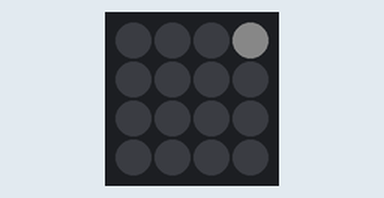
Recording of a program running on a simulated Raspberry Pi Pico running MicroPython. Parts: 4×4 RGB LED matrix (first LED top left, wired row by row). Dim RGB values are drawn brighter than linear; random numbers come from a fixed seed.

Above: at 0.01 s.
At 4.96 s:
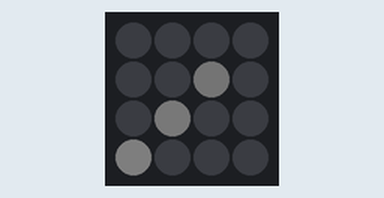
At 11.24 s:
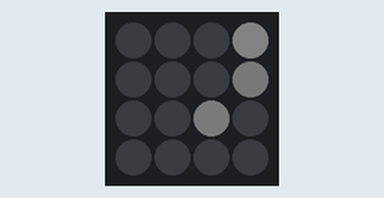
At 17.27 s:
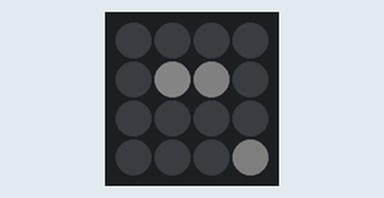
At 22.38 s:
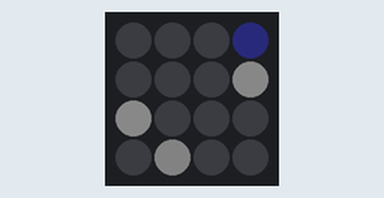
At 34.08 s:
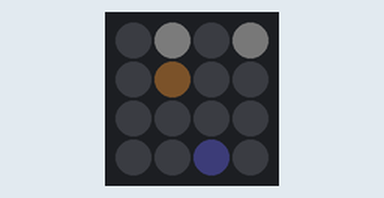

The program:

LEDStarFieldDemo_01.py
```python
"""
================================================================================
DEMO #3: 2D PARALLAX STARFIELD (The Starboard Window)
================================================================================
THE PARALLAX ALGORITHM:
This engine creates an array of "star" objects using floating-point coordinates
to allow for smooth "sub-pixel" speed.

By moving the stars from Right to Left (decreasing the X coordinate), we
trigger the human brain's natural association with looking out the side window
of a moving vehicle.

The core trick remains the brightness calculation. We multiply the star's
color by its speed. This means a star moving at 0.1 speed is very dim
(deep background), and a star moving at 0.9 speed is blindingly bright
(foreground). When they overlap, the optical illusion of 3D depth is created.
================================================================================
"""

import machine
import neopixel
import time
import random

# --- Hardware Configuration ---
PIN = 25
WIDTH = 4
HEIGHT = 4
PIXELS = WIDTH * HEIGHT
LED_ORDER = 3
GLOBAL_BRIGHTNESS = 0.05  # Essential safeguard for the Pico's regulator

# Initialize the NeoPixel matrix
np = neopixel.NeoPixel(machine.Pin(PIN), PIXELS, bpp=LED_ORDER)

# --- Starfield Engine State ---
NUM_STARS = 6
stars = []

def create_star():
    """Generates a new star off the RIGHT side of the screen."""
    # We spawn them at an X value greater than the width so they stagger
    # their entry onto the screen, rather than appearing all at once.
    x = random.uniform(WIDTH, WIDTH + 3.0)

    # Random physical row (0 to 3)
    y = random.randint(0, HEIGHT - 1)

    # Speed ranges from 0.15 (very slow/dim) to 0.8 (very fast/bright)
    speed = random.uniform(0.15, 0.8)

    # 80% chance of pure white, 10% hot blue, 10% cool orange
    color_roll = random.randint(1, 10)
    if color_roll <= 8:
        base_color = (255, 255, 255) # Standard White Star
    elif color_roll == 9:
        base_color = (150, 150, 255) # Hot Blue Star
    else:
        base_color = (255, 180, 150) # Cool Orange/Red Dwarf

    return [x, y, speed, base_color]

# Populate the initial universe array
for _ in range(NUM_STARS):
    stars.append(create_star())

def update_and_draw_stars():
    """Calculates orbital physics and renders the frame."""

    # 1. Clear the canvas (Deep Space is black)
    for i in range(PIXELS):
        np[i] = (0, 0, 0)

    # 2. Update and draw each star
    for i in range(NUM_STARS):
        star = stars[i]

        # Apply velocity to the X axis (moving LEFT means subtracting)
        star[0] -= star[2]

        # If the star falls completely off the LEFT edge (drops below 0), recycle it!
        # We overwrite its data with a brand new star starting on the right.
        if star[0] < 0:
            stars[i] = create_star()
            star = stars[i]

        # 3. Rendering Logic
        # We only draw the star if it has actually entered the visible screen (X < WIDTH)
        if star[0] < WIDTH:
            # Truncate the float to an integer to find the physical LED
            x_pos = int(star[0])
            y_pos = int(star[1])

            # Check boundaries to prevent memory index errors
            if 0 <= x_pos < WIDTH and 0 <= y_pos < HEIGHT:

                # Multiply the color by the global safeguard, AND by the star's speed
                brightness_mod = star[2]

                r = int(star[3][0] * GLOBAL_BRIGHTNESS * brightness_mod)
                g = int(star[3][1] * GLOBAL_BRIGHTNESS * brightness_mod)
                b = int(star[3][2] * GLOBAL_BRIGHTNESS * brightness_mod)

                idx = y_pos * WIDTH + x_pos

                # Push the color to the physical hardware array
                np[idx] = (r, g, b)

    np.write()

def run_starfield_demo():
    """The main warp drive loop."""
    try:
        while True:
            update_and_draw_stars()
            time.sleep(0.04)

    except KeyboardInterrupt:
        # Clean shutdown via Thonny
        for i in range(PIXELS):
            np[i] = (0, 0, 0)
        np.write()

# Ignite the warp drive
run_starfield_demo()
```
